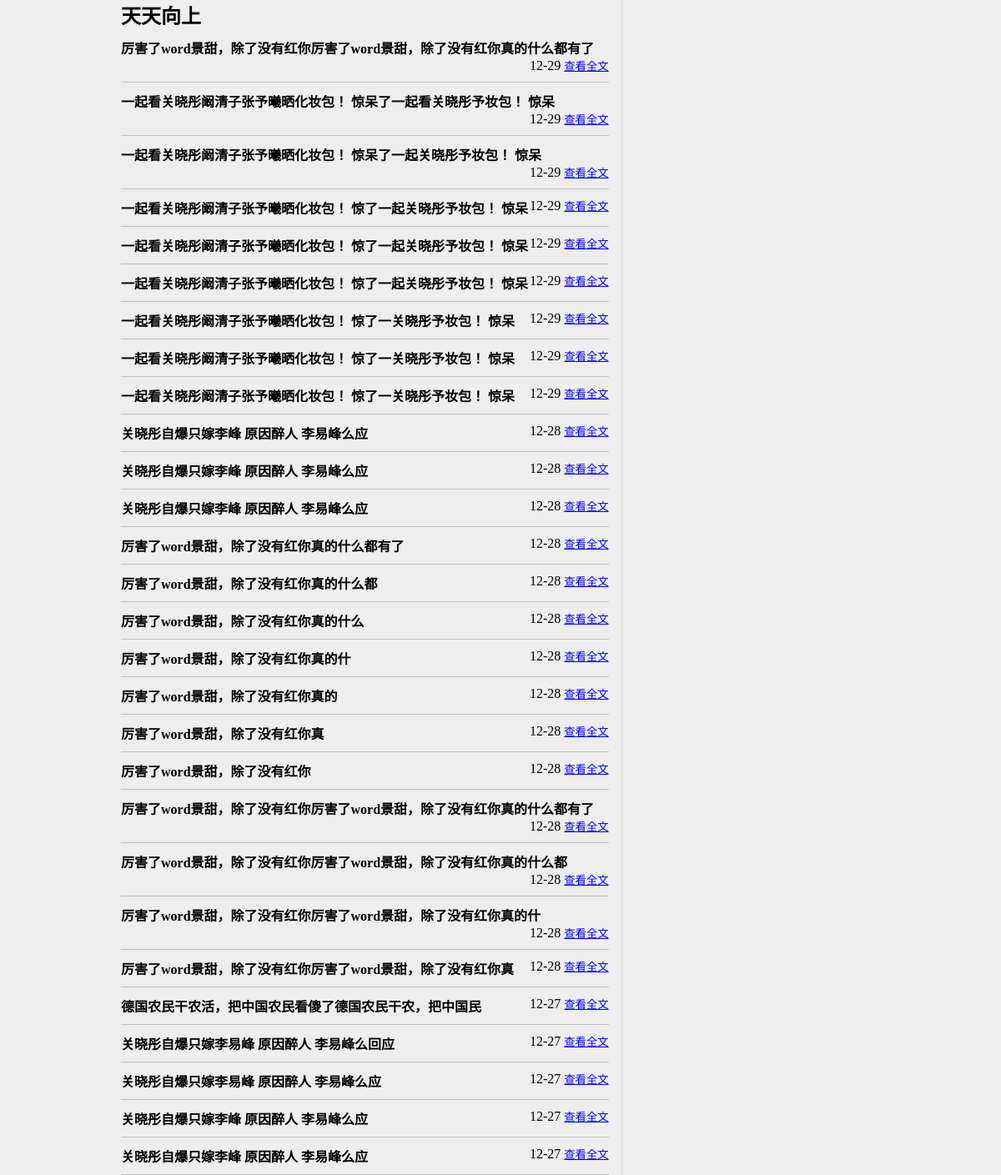
The page /c_ttxs/ on the database its author committed.
### ookk/models.py (models this page shows, shortened)
class Apost(models.Model):
    BBS_CHOICES=(
    ('RDHT','热点话题'),
	('TXDS','天下大势'),
	('SHZH','生活智慧'),
	('TTXS','天天向上'),
	('TGLJ','谈古论今'),
	('YLBG','娱乐八卦'),
	('JTGW','鸡汤感悟'),
	('JSXX','健身休闲'),
	('WSBB','无所不包'),
    )
    subject=models.CharField(max_length=100)
    content=models.TextField(max_length=1000)
    pimageA=models.ImageField(null=True,upload_to='pimageAs/%Y/%m/%d',height_field=None,width_field=None, max_length=100)
    pimageB=models.ImageField(null=True,upload_to='pimageBs/%Y/%m/%d',height_field=None,width_field=None, max_length=100)
    pimageC=models.ImageField(null=True,upload_to='pimageCs/%Y/%m/%d',height_field=None,width_field=None, max_length=100)
    pimageD=models.ImageField(null=True,upload_to='pimageDs/%Y/%m/%d',height_field=None,width_field=None, max_length=100)
    pimageE=models.ImageField(null=True,upload_to='pimageEs/%Y/%m/%d',height_field=None,width_field=None, max_length=100)
    select=models.BooleanField(default=False)
    bbs=models.CharField(max_length=4,choices=BBS_CHOICES,default='RDHT')
    pubdate=models.DateField(auto_now=True)
    counter=models.IntegerField(default=0)
    author=models.CharField(max_length=30,default='私人定制朋友圈/转')

### ookk/views.py (the view)
# urls.py: url(r'^c_ttxs/',ookk_views.c_ttxs),
def c_ttxs(request):
    now=datetime.now()
    start30=now-timedelta(days=30)
    queryset=Apost.objects.filter(pubdate__gt=start30,bbs='TTXS').order_by('-pubdate')[:30]
    return render(request,'c_ttxs.html',locals())

### ookk/templates/c_ttxs.html (shortened to what this page needs)
<html>
<head>
  <link rel='stylesheet' type='text/css' href='media/styles/main.css' />
</head>
<body>
  <div class='newPub'>
    <h2>天天向上</h2>
    <div>
      {% for qs in queryset %}
        <div class="brief">
          <h4 class='briefTitle'>{{qs.subject}}</h4>
          <div class='toRight'>
            <div class='briefTime'>{{qs.pubdate|date:'n-j'}}</div>
            <form class='actions' action='/readcontent/' method='GET'>
              <input class='viewContent' type='submit' value='查看全文'>
            </form>
          </div>
        </div>
        {% endfor %}
    </div>
  </div>
</body>

### media/styles/main.css (style rules this page uses)
* { margin: 0; padding: 0; }
body { max-width: 960px; width: 100%; box-sizing: border-box; margin: 0 auto; padding: 0 25px; background: #eee; }
body:after { clear: both; display: block; content: ''; }
.newPub { width: 66%; box-sizing: border-box; float: left; border-right: 1px solid #d6d6d6; padding-right: 15px; }
.brief { border-bottom: 1px solid #c1c1c1; padding: 10px 0; }
.brief:after { content: ''; display: block; clear: both; }
.briefTitle, .briefTime, .actions { display: inline-block; }
.toRight { float: right; }
.viewContent { border: none; background: none; text-decoration: underline; color: blue; cursor: pointer; }

### rows shown on the page
Apost: subject "厉害了word景甜，除了没有红你厉害了word景甜，除了没有红你真的什么都有了", pubdate "12-29"
Apost: subject "一起看关晓彤阚清子张予曦晒化妆包！ 惊呆了一起看关晓彤予妆包！ 惊呆", pubdate "12-29"
Apost: subject "一起看关晓彤阚清子张予曦晒化妆包！ 惊呆了一起关晓彤予妆包！ 惊呆", pubdate "12-29"
Apost: subject "一起看关晓彤阚清子张予曦晒化妆包！ 惊了一起关晓彤予妆包！ 惊呆", pubdate "12-29"
Apost: subject "一起看关晓彤阚清子张予曦晒化妆包！ 惊了一起关晓彤予妆包！ 惊呆", pubdate "12-29"
Apost: subject "一起看关晓彤阚清子张予曦晒化妆包！ 惊了一起关晓彤予妆包！ 惊呆", pubdate "12-29"
Apost: subject "一起看关晓彤阚清子张予曦晒化妆包！ 惊了一关晓彤予妆包！ 惊呆", pubdate "12-29"
Apost: subject "一起看关晓彤阚清子张予曦晒化妆包！ 惊了一关晓彤予妆包！ 惊呆", pubdate "12-29"
Apost: subject "一起看关晓彤阚清子张予曦晒化妆包！ 惊了一关晓彤予妆包！ 惊呆", pubdate "12-29"
Apost: subject "关晓彤自爆只嫁李峰 原因醉人 李易峰么应", pubdate "12-28"
Apost: subject "关晓彤自爆只嫁李峰 原因醉人 李易峰么应", pubdate "12-28"
Apost: subject "关晓彤自爆只嫁李峰 原因醉人 李易峰么应", pubdate "12-28"
Apost: subject "厉害了word景甜，除了没有红你真的什么都有了", pubdate "12-28"
Apost: subject "厉害了word景甜，除了没有红你真的什么都", pubdate "12-28"
Apost: subject "厉害了word景甜，除了没有红你真的什么", pubdate "12-28"
Apost: subject "厉害了word景甜，除了没有红你真的什", pubdate "12-28"
Apost: subject "厉害了word景甜，除了没有红你真的", pubdate "12-28"
Apost: subject "厉害了word景甜，除了没有红你真", pubdate "12-28"
Apost: subject "厉害了word景甜，除了没有红你", pubdate "12-28"
Apost: subject "厉害了word景甜，除了没有红你厉害了word景甜，除了没有红你真的什么都有了", pubdate "12-28"
Apost: subject "厉害了word景甜，除了没有红你厉害了word景甜，除了没有红你真的什么都", pubdate "12-28"
Apost: subject "厉害了word景甜，除了没有红你厉害了word景甜，除了没有红你真的什", pubdate "12-28"
Apost: subject "厉害了word景甜，除了没有红你厉害了word景甜，除了没有红你真", pubdate "12-28"
Apost: subject "德国农民干农活，把中国农民看傻了德国农民干农，把中国民", pubdate "12-27"
Apost: subject "关晓彤自爆只嫁李易峰 原因醉人 李易峰么回应", pubdate "12-27"
Apost: subject "关晓彤自爆只嫁李易峰 原因醉人 李易峰么应", pubdate "12-27"
Apost: subject "关晓彤自爆只嫁李峰 原因醉人 李易峰么应", pubdate "12-27"
Apost: subject "关晓彤自爆只嫁李峰 原因醉人 李易峰么应", pubdate "12-27"
